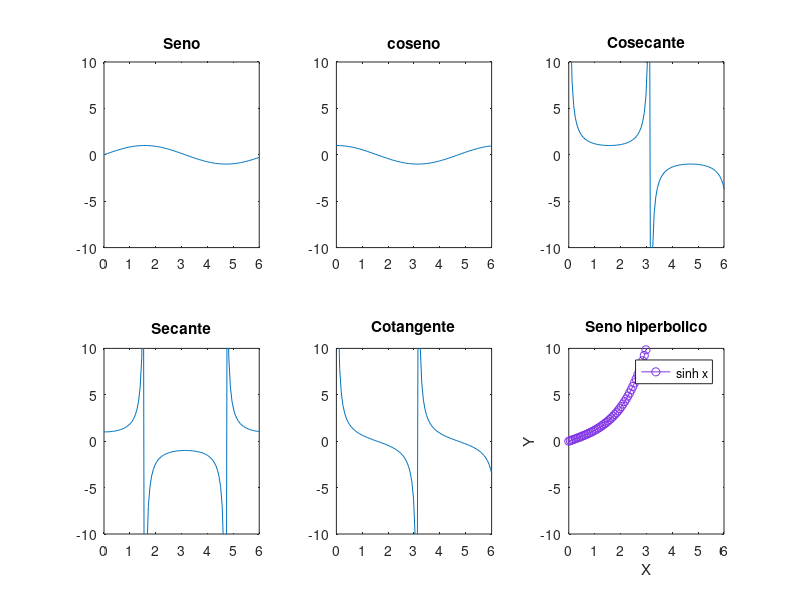

This figure's MATLAB source:

%------ Ejercicio de practica.
x=linspace(0,pi*2,100);


y=sin(x);
subplot(2,3,1);
plot(x,y);
title('Seno');
axis([0 6 -10 10]);

y=cos(x);
subplot(2,3,2);
plot(x,y);
title('coseno');
axis([0 6 -10 10]);

y=csc(x);
subplot(2,3,3);
plot(x,y);
title('Cosecante');
axis([0 6 -10 10]);

y=sec(x);
subplot(2,3,4);
plot(x,y);
title('Secante');
axis([0 6 -10 10]);

y=cot(x);
subplot(2,3,5);
plot(x,y);
title('Cotangente');
axis([0 6 -10 10]);

y=sinh(x);
subplot(2,3,6);
plot(x,y,'-o','Color',[0.5,0.2,0.9],'LineWidth',0.1);
title('Seno hiperbolico');
xlabel('X');
ylabel('Y');
legend('sinh x')
axis([0 6 -10 10]);

%--------------------------------

vector=floor(rand(1,10)*9+1);
ascendente=vector;
descendente=vector;


for i=1:length(vector)-1;
    for j=1:length(vector)-1;
        
        if ascendente(j)<ascendente(j+1)
        tmp=ascendente(j+1);
        ascendente(j+1)=ascendente(j);
        ascendente(j)=tmp;
        end
         if descendente(j)>descendente(j+1)
        tmp=descendente(j+1);
        descendente(j+1)=descendente(j);
        descendente(j)=tmp;
         end 
       
        
    end
end



